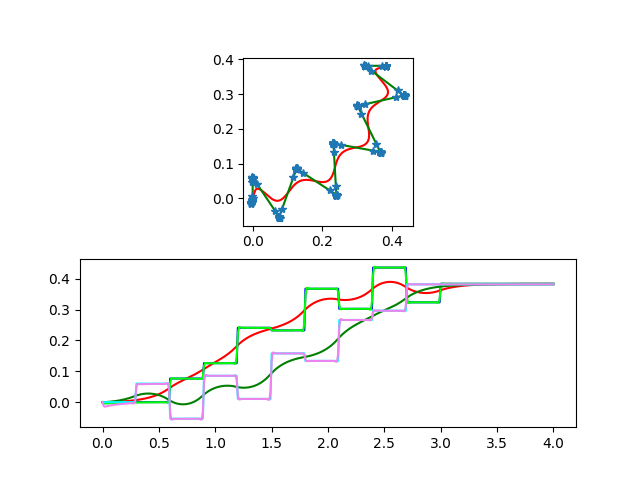

Reproduce this figure in Python.
#!/usr/bin/env python3
# -*- coding: utf-8 -*-

import numpy as np              # Numerical library
from scipy import *             # Load the scipy functions
from control.matlab import *    # Load the controls systems library
from matplotlib import pyplot as plt

def drange(begin, end, step):
    n = begin
    end = end + step
    while n < end:
     yield n
     n += step

dist = [0.6, 0.05, ( 3.14/2.0) ]
max_step_x = 0.1
max_step_y = 0.05
max_step_w = 0.2;
period = 0.3
foot_y = 0.06

step_num_x = int(abs(dist[0])/max_step_x)
step_num_y = int(abs(dist[1])/max_step_y)
step_num_w = int(abs(dist[2])/max_step_w)
step_num = max([step_num_x, step_num_y, step_num_w])

if (step_num_x == step_num):
    step_x = sign(dist[0])*min(abs(dist[0]), max_step_x)
    step_y = dist[1]/abs(dist[0])*max_step_x
    step_w = dist[2]/abs(dist[0])*max_step_x
elif (step_num_y == step_num):
    step_x = dist[0]/abs(dist[1])*max_step_y
    step_y = sign(dist[1])*min(abs(dist[1]), max_step_y)
    step_w = dist[2]/abs(dist[1])*max_step_y
elif (step_num_w == step_num):
    step_x = dist[0]/abs(dist[2])*max_step_w
    step_y = dist[1]/abs(dist[2])*max_step_w
    step_w = sign(dist[2])*min(abs(dist[2]), max_step_w)

step = np.array([0.0, 0.0, 0.0])
foot = [step]
foot.append(np.array([period, 0.0, foot_y]))
rot = 0

for i in drange(1, step_num, 1):
    shift_y = foot_y * ((divmod(i,2)[1])*2-1)*2*(-1)
    foot_rd = [step_x, step_y+shift_y]
    foot_fd = [foot_rd[0]*cos(rot)-foot_rd[1]*sin(rot), foot_rd[0]*sin(rot)+foot_rd[1]*cos(rot)]
    rot = rot + step_w
    foot.append(np.array([foot[i][0] + period, foot[i][1] + foot_fd[0], foot[i][2] + foot_fd[1]]))

foot_rd = [dist[0]-step_x*step_num, dist[1]-step_y*step_num-shift_y]
foot_fd = [foot_rd[0]*cos(rot)-foot_rd[1]*sin(rot), foot_rd[0]*sin(rot)+foot_rd[1]*cos(rot)]
foot.append(np.array([foot[i+1][0] + period, foot[i+1][1] + foot_fd[0], foot[i+1][2] + foot_fd[1]]))

rot = dist[2]
foot_rd = [0,shift_y/2]
foot_fd = [foot_rd[0]*cos(rot)-foot_rd[1]*sin(rot), foot_rd[0]*sin(rot)+foot_rd[1]*cos(rot)]
foot.append(np.array([foot[i+2][0] + period, foot[i+2][1] + foot_fd[0], foot[i+2][2] + foot_fd[1]]))
foot.append(np.array([100, 0, 0]))

#foot = [[0, 0, 0], [0.6, 0.1, 0.06], [0.9, 0.2, -0.06], [1.2, 0.3, 0.06], [1.5, 0.4, -0.06],[1.8, 0.5, 0.06], [2.4, 0.6, -0.06], [3.0, 0.7, 0.0],[100,0,0]]
forward_period = 1.0
calculate_period = 4.0

dt = 0.01
zh = 0.27
g  = 9.8

A = np.matrix([[0, 1, 0],
               [0, 0, 1],
               [0, 0, 0]])

B = np.matrix([[0],
               [0],
               [1]])

C = np.matrix([[1, 0, (-zh/g)]])

D = 0

sys = ss(A,B,C,D)
sys_d = c2d(sys, dt)
A_d, B_d, C_d, D_d = ssdata(sys_d)

E_d  = np.matrix([[dt],[1], [0]])
Zero = np.matrix([[0], [0], [0]])
Phai = np.r_[np.c_[1, -C_d * A_d], np.c_[Zero, A_d]]
G    = np.r_[-C_d*B_d, B_d]
GR   = np.matrix([[1], [0], [0], [0]])
Gd   = np.r_[-C_d*E_d, E_d]
Q = np.zeros((4,4))
Q[0, 0] = pow(10,8)
H = 1

P = dare(Phai, G, Q, H)[0]
F = pow(-(H+(G.transpose())*P*G),-1)*G.transpose()*P*Phai

x = np.matrix([[0],[0],[0]])
y = np.matrix([[0],[0],[0]])
xp = x;
yp = y;

i = 1;
n = 0;
prefx = []
prefy = []

x0 = []
y0 = []
x1 = []
y1 = []
x2 = []
y2 = []
times = []

for tt in drange(0, calculate_period+forward_period+1-dt, dt):
    time = float(format(round(tt, 3)))
    if(abs(time-foot[n][0])<(dt/2)):
        prefx.append(foot[n][1])
        prefy.append(foot[n][2])
        #print(i, time, foot[n][1])
        n = n + 1
    else:
        prefx.append(prefx[i-2])
        prefy.append(prefy[i-2])
    i = i + 1

i = 0
ux,uy = 0.0, 0.0
xi = (np.eye(4)-G*pow(H+G.transpose()*P*G,-1)*G.transpose()*P)*Phai

for ttn in drange(0,calculate_period-dt,dt):
    tt = float(format(round(ttn, 3)))
    px = C_d*x
    py = C_d*y
    ex = prefx[i] - px
    ey = prefy[i] - py
    X = np.r_[ex,x - xp]
    Y = np.r_[ey,y - yp]
    xp = x
    yp = y
    dux = F * X
    j = 0

    for tttn in drange(tt,tt+ forward_period-dt, dt):
        j = j + 1
        if (prefx[i+j] - prefx[i+j-1]) != 0:
            f  = -pow((H+G.transpose()*P*G),-1)*G.transpose()*pow(xi.transpose(),j-1)*P*GR
            dux = dux + f * (prefx[i+j] - prefx[i+j-1])
    ux += dux
    duy = F * Y
    j = 0

    for tttn in drange(tt,tt+ forward_period-dt, dt):
        j = j + 1
        if (prefy[i+j] - prefy[i+j-1]) != 0:
            f  = -pow((H+G.transpose()*P*G),-1)*G.transpose()*pow(xi.transpose(),j-1)*P*GR
            duy = duy + f * (prefy[i+j] - prefy[i+j-1])
    uy += duy

    dx = 0
    dy = 0
    x = A_d  * x + B_d * ux + E_d * dx * dt
    y = A_d * y + B_d * uy + E_d * dy * dt;
    x0.append(float(x[0, 0]))
    y0.append(float(y[0, 0]))
    x1.append(float(prefx[i]))
    y1.append(float(prefy[i]))
    x2.append(float(px))
    y2.append(float(py))
    times.append(tt)
    i = i + 1

g = plt.subplot(2,1,1)
g.plot(x0, y0, color="red",label="$COM$")
g.plot(x1, y1, color="green",label="$refZMP$")
g.plot(x2, y2, "*",label="$ZMP$")
g.set_aspect('equal')
r = plt.subplot(2,1,2)
r.plot(times, x0, color="red",label="$COM X$")
r.plot(times, x1, color="blue",label="$refZMPX$")
r.plot(times, x2, color="lime",label="$ZMP X$")
r.plot(times, y0, color="green",label="$COM Y$")
r.plot(times, y1, color="cyan",label="$refZMPY$")
r.plot(times, y2, color="violet",label="$ZMP Y$")
plt.savefig('preview_control_rot.png')
plt.show()
